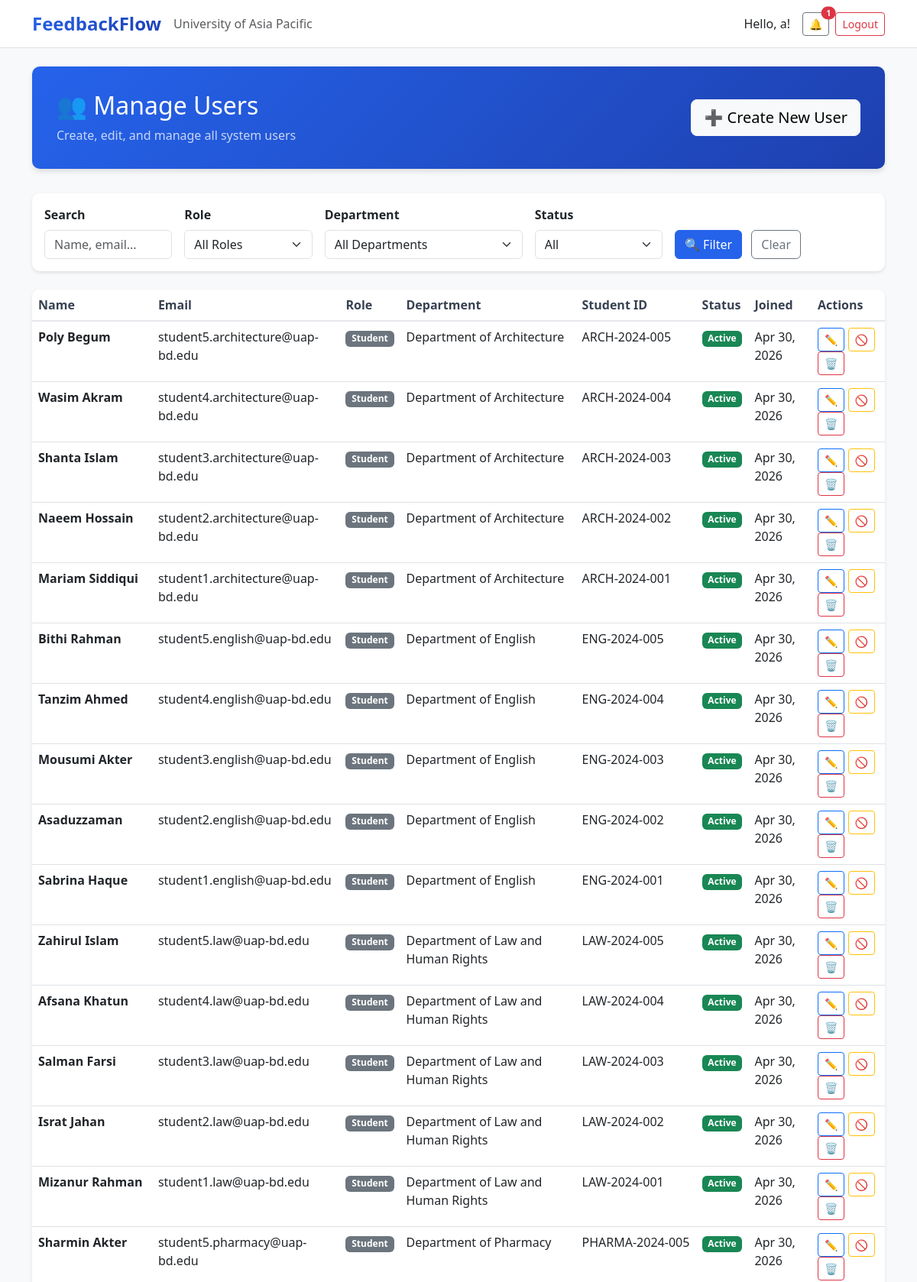
The page /dashboard/users/ (signed in, upper part) on the database its author committed.
### users/models.py (models this page shows, shortened)
class User(AbstractBaseUser, PermissionsMixin):
    ROLE_CHOICES = (
        ('Student', 'Student'),
        ('Faculty', 'Faculty'),
        ('HOD', 'Head of Department'),
        ('Staff', 'Staff'),
        ('Admin', 'Administrator'),
    )
    DEPARTMENT_CHOICES = (
        ('DBA', 'Department of Business Administration'),
        ('CSE', 'Department of Computer Science and Engineering'),
        ('CE', 'Department of Civil Engineering'),
        ('EEE', 'Department of Electrical and Electronic Engineering'),
        ('Pharmacy', 'Department of Pharmacy'),
        ('Law', 'Department of Law and Human Rights'),
        ('English', 'Department of English'),
        ('Architecture', 'Department of Architecture'),
    )
    email = models.EmailField(unique=True, max_length=255)
    full_name = models.CharField(max_length=150)
    role = models.CharField(max_length=20, choices=ROLE_CHOICES)
    department = models.CharField(max_length=100, choices=DEPARTMENT_CHOICES, null=True, blank=True)
    student_id = models.CharField(max_length=50, unique=True, null=True, blank=True)
    is_active = models.BooleanField(default=True)
    is_staff = models.BooleanField(default=False)
    created_at = models.DateTimeField(auto_now_add=True)
    updated_at = models.DateTimeField(auto_now=True)
    USERNAME_FIELD = 'email'
    REQUIRED_FIELDS = ['full_name']
    objects = UserManager()
    class Meta:
        verbose_name = 'User'
        verbose_name_plural = 'Users'
        ordering = ['-created_at']
    def get_short_name(self):
        return self.full_name.split()[0] if self.full_name else self.email

### users/views.py (the view)
# urls.py: path('dashboard/users/', views.admin_user_list, name='admin_user_list'),
@login_required
def admin_user_list(request):
    if request.user.role != 'Admin':
        return redirect('login')
    users = User.objects.all().order_by('-created_at')
    search = request.GET.get('search', '')
    role_filter = request.GET.get('role', '')
    dept_filter = request.GET.get('department', '')
    if search:
        users = users.filter(full_name__icontains=search) | users.filter(email__icontains=search)
    if role_filter:
        users = users.filter(role=role_filter)
    if dept_filter:
        users = users.filter(department=dept_filter)
    status_filter = request.GET.get('status', '')
    if status_filter == 'active':
        users = users.filter(is_active=True)
    elif status_filter == 'inactive':
        users = users.filter(is_active=False)
    context = {
        'users': users,
        'search': search,
        'role_filter': role_filter,
        'dept_filter': dept_filter,
        'status_filter': request.GET.get('status', ''),
        'roles': User.ROLE_CHOICES,
        'departments': User.DEPARTMENT_CHOICES,
        'role_choices': User.ROLE_CHOICES,
        'department_choices': User.DEPARTMENT_CHOICES,
    }
    return render(request, 'users/admin_user_list.html', context)

### users/context_processors.py (called while the page is built)
def notifications_count(request):
    if request.user.is_authenticated:
        from users.models import Notification
        count = Notification.objects.filter(
            recipient=request.user,
            is_read=False
        ).count()
        return {'unread_notifications_count': count}
    return {'unread_notifications_count': 0}

### users/templates/users/admin_user_list.html (shortened to what this page needs)
{% extends 'users/dashboard_base.html' %}
{% block content %}
<div class="container mt-4">
    <div class="dashboard-header">
        <div class="row align-items-center">
            <div class="col-md-8">
                <h1>👥 Manage Users</h1>
                <p class="mb-0 opacity-75">Create, edit, and manage all system users</p>
            </div>
            <div class="col-md-4 text-end">
                <a href="{% url 'admin_user_create' %}" class="btn btn-light btn-lg">
                    ➕ Create New User
                </a>
            </div>
        </div>
    </div>
    <div class="card info-card mb-4">
        <div class="card-body">
            <form method="get" class="row g-3 align-items-end">
                <div class="col-md-2">
                    <label class="form-label fw-semibold">Search</label>
                    <input type="text" name="q" class="form-control" placeholder="Name, email..." value="{{ search_query }}">
                </div>
                <div class="col-md-2">
                    <label class="form-label fw-semibold">Role</label>
                    <select name="role" class="form-select">
                        <option value="">All Roles</option>
                    </select>
                </div>
                <div class="col-md-3">
                    <label class="form-label fw-semibold">Department</label>
                    <select name="department" class="form-select">
                        <option value="">All Departments</option>
                    </select>
                </div>
                <div class="col-md-2">
                    <label class="form-label fw-semibold">Status</label>
                    <select name="status" class="form-select">
                        <option value="">All</option>
                    </select>
                </div>
                <div class="col-md-3">
                    <button type="submit" class="btn btn-primary me-2">🔍 Filter</button>
                    <a href="{% url 'admin_user_list' %}" class="btn btn-outline-secondary">Clear</a>
                </div>
            </form>
        </div>
    </div>
    <div class="modern-table">
        <table class="table table-hover mb-0">
            <thead>
            <tr>
                <th>Name</th>
                <th>Email</th>
                <th>Role</th>
                <th>Department</th>
                <th>Student ID</th>
                <th>Status</th>
                <th>Joined</th>
                <th>Actions</th>
            </tr>
            </thead>
            <tbody>
            {% for u in users %}
            <tr>
                <td><strong>{{ u.full_name }}</strong></td>
                <td>{{ u.email }}</td>
                <td><span class="badge bg-secondary">{{ u.role }}</span></td>
                <td>{{ u.get_department_display|default:"-" }}</td>
                <td>{{ u.student_id|default:"-" }}</td>
                <td>
                    {% if u.is_active %}
                    <span class="badge bg-success">Active</span>
                    {% else %}
                    <span class="badge bg-danger">Inactive</span>
                    {% endif %}
                </td>
                <td>{{ u.created_at|date:"M d, Y" }}</td>
                <td>
                    <a href="{% url 'admin_user_edit' u.id %}" class="btn btn-sm btn-outline-primary" title="Edit">✏️</a>
                    <a href="{% url 'admin_user_toggle_active' u.id %}" class="btn btn-sm btn-outline-warning" title="Toggle Active">
                        {% if u.is_active %}🚫{% else %}✅{% endif %}
                    </a>
                    <a href="{% url 'admin_user_delete' u.id %}" class="btn btn-sm btn-outline-danger" title="Delete">🗑️</a>
                </td>
            </tr>
            {% empty %}
            <tr>
                <td colspan="8" class="text-center text-muted py-4">No users found matching your filters.</td>
            </tr>
            {% endfor %}
            </tbody>
        </table>
    </div>
</div>
{% endblock %}

### users/templates/users/base.html (shortened to what this page needs)
<!DOCTYPE html>
<html lang="en">
<head>
    <link href="https://cdn.jsdelivr.net/npm/bootstrap@5.3.0/dist/css/bootstrap.min.css" rel="stylesheet">
</head>
<body>
    <nav class="navbar navbar-expand-lg navbar-light bg-white border-bottom">
        <div class="container">
            <a class="navbar-brand" href="/">FeedbackFlow</a>
            <span class="text-muted">University of Asia Pacific</span>
            {% if user.is_authenticated %}
            <div class="ms-auto d-flex align-items-center">
                <span class="me-3">Hello, {{ user.get_short_name }}!</span>
                <a href="{% url 'notifications' %}" class="btn btn-sm btn-outline-secondary me-2 position-relative">
                    🔔
                    {% if unread_notifications_count > 0 %}
                        <span class="position-absolute top-0 start-100 translate-middle badge rounded-pill bg-danger" style="font-size:10px;">
                            {{ unread_notifications_count }}
                        </span>
                    {% endif %}
                </a>
                <a href="{% url 'logout' %}" class="btn btn-outline-danger btn-sm">Logout</a>
            </div>
            {% endif %}
        </div>
    </nav>
    <main>
        {% block content %}{% endblock %}
    </main>
</body>
</html>

### users/templates/users/base.html (style rules this page uses)
body { background-color: #f8f9fa; font-family: 'Segoe UI', Tahoma, Geneva, Verdana, sans-serif; min-height: 100vh; display: flex; flex-direction: column; }
.navbar-brand { font-weight: bold; font-size: 1.5rem; background: linear-gradient(135deg, #2563eb, #1e40af); -webkit-background-clip: text; -webkit-text-fill-color: transparent; }
.btn-primary { background-color: #2563eb; border-color: #2563eb; }
main { flex: 1; }

### users/templates/users/dashboard_base.html (style rules this page uses)
.dashboard-header { background: linear-gradient(135deg, #2563eb 0%, #1e40af 100%); color: white; padding: 2rem; border-radius: 10px; margin-bottom: 2rem; box-shadow: 0 4px 6px rgba(0,0,0,0.1); }
.dashboard-header h1 { font-size: 2rem; margin-bottom: 0.5rem; }
.info-card { border-radius: 10px; border: none; box-shadow: 0 2px 4px rgba(0,0,0,0.1); transition: all 0.3s; }
.modern-table { background: white; border-radius: 10px; overflow: hidden; box-shadow: 0 2px 4px rgba(0,0,0,0.1); }
.modern-table thead { background-color: #f9fafb; }
.modern-table th { font-weight: 600; color: #374151; border-bottom: 2px solid #e5e7eb; }
.modern-table tbody tr { transition: background-color 0.2s; }

### rows shown on the page
User: get_short_name "a"
User: full_name "Poly Begum", email "student5.architecture@uap-bd.edu", role "Student", department "Department of Architecture", student_id "ARCH-2024-005", is_active "Active", created_at "Apr 30, 2026"
User: full_name "Wasim Akram", email "student4.architecture@uap-bd.edu", role "Student", department "Department of Architecture", student_id "ARCH-2024-004", is_active "Active", created_at "Apr 30, 2026"
User: full_name "Shanta Islam", email "student3.architecture@uap-bd.edu", role "Student", department "Department of Architecture", student_id "ARCH-2024-003", is_active "Active", created_at "Apr 30, 2026"
User: full_name "Naeem Hossain", email "student2.architecture@uap-bd.edu", role "Student", department "Department of Architecture", student_id "ARCH-2024-002", is_active "Active", created_at "Apr 30, 2026"
User: full_name "Mariam Siddiqui", email "student1.architecture@uap-bd.edu", role "Student", department "Department of Architecture", student_id "ARCH-2024-001", is_active "Active", created_at "Apr 30, 2026"
User: full_name "Bithi Rahman", email "student5.english@uap-bd.edu", role "Student", department "Department of English", student_id "ENG-2024-005", is_active "Active", created_at "Apr 30, 2026"
User: full_name "Tanzim Ahmed", email "student4.english@uap-bd.edu", role "Student", department "Department of English", student_id "ENG-2024-004", is_active "Active", created_at "Apr 30, 2026"
User: full_name "Mousumi Akter", email "student3.english@uap-bd.edu", role "Student", department "Department of English", student_id "ENG-2024-003", is_active "Active", created_at "Apr 30, 2026"
User: full_name "Asaduzzaman", email "student2.english@uap-bd.edu", role "Student", department "Department of English", student_id "ENG-2024-002", is_active "Active", created_at "Apr 30, 2026"
User: full_name "Sabrina Haque", email "student1.english@uap-bd.edu", role "Student", department "Department of English", student_id "ENG-2024-001", is_active "Active", created_at "Apr 30, 2026"
User: full_name "Zahirul Islam", email "student5.law@uap-bd.edu", role "Student", department "Department of Law and Human Rights", student_id "LAW-2024-005", is_active "Active", created_at "Apr 30, 2026"
User: full_name "Afsana Khatun", email "student4.law@uap-bd.edu", role "Student", department "Department of Law and Human Rights", student_id "LAW-2024-004", is_active "Active", created_at "Apr 30, 2026"
User: full_name "Salman Farsi", email "student3.law@uap-bd.edu", role "Student", department "Department of Law and Human Rights", student_id "LAW-2024-003", is_active "Active", created_at "Apr 30, 2026"
User: full_name "Israt Jahan", email "student2.law@uap-bd.edu", role "Student", department "Department of Law and Human Rights", student_id "LAW-2024-002", is_active "Active", created_at "Apr 30, 2026"
User: full_name "Mizanur Rahman", email "student1.law@uap-bd.edu", role "Student", department "Department of Law and Human Rights", student_id "LAW-2024-001", is_active "Active", created_at "Apr 30, 2026"
User: full_name "Sharmin Akter", email "student5.pharmacy@uap-bd.edu", role "Student", department "Department of Pharmacy", student_id "PHARMA-2024-005", is_active "Active", created_at "Apr 30, 2026"

### other values the page prints
{{ unread_notifications_count }} "1"
